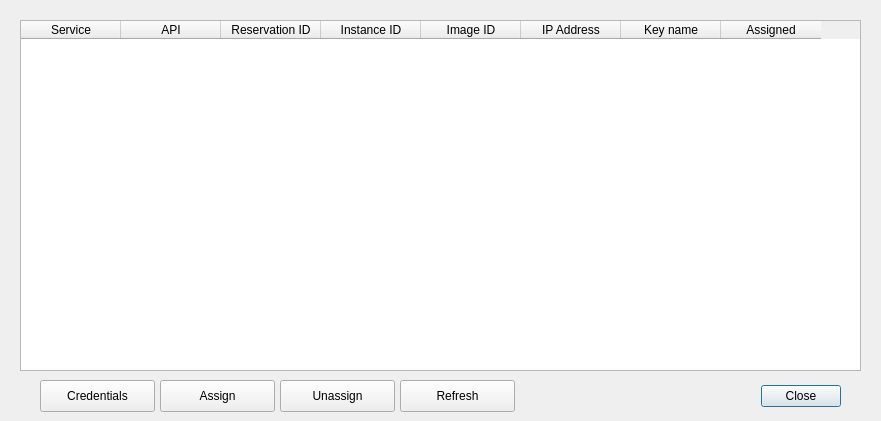
<?xml version="1.0" encoding="UTF-8"?>
<ui version="4.0">
 <class>Dialog</class>
 <widget class="QDialog" name="Dialog">
  <property name="geometry">
   <rect>
    <x>0</x>
    <y>0</y>
    <width>881</width>
    <height>421</height>
   </rect>
  </property>
  <property name="windowTitle">
   <string>Manage cloud pool</string>
  </property>
  <widget class="QDialogButtonBox" name="buttonBox">
   <property name="geometry">
    <rect>
     <x>500</x>
     <y>380</y>
     <width>341</width>
     <height>32</height>
    </rect>
   </property>
   <property name="orientation">
    <enum>Qt::Horizontal</enum>
   </property>
   <property name="standardButtons">
    <set>QDialogButtonBox::Close</set>
   </property>
  </widget>
  <widget class="QPushButton" name="buttonCredentials">
   <property name="geometry">
    <rect>
     <x>40</x>
     <y>380</y>
     <width>115</width>
     <height>32</height>
    </rect>
   </property>
   <property name="text">
    <string>Credentials</string>
   </property>
  </widget>
  <widget class="QPushButton" name="buttonAssign">
   <property name="geometry">
    <rect>
     <x>160</x>
     <y>380</y>
     <width>115</width>
     <height>32</height>
    </rect>
   </property>
   <property name="text">
    <string>Assign</string>
   </property>
  </widget>
  <widget class="QPushButton" name="buttonUnassign">
   <property name="geometry">
    <rect>
     <x>280</x>
     <y>380</y>
     <width>115</width>
     <height>32</height>
    </rect>
   </property>
   <property name="text">
    <string>Unassign</string>
   </property>
  </widget>
  <widget class="QPushButton" name="buttonRefresh">
   <property name="geometry">
    <rect>
     <x>400</x>
     <y>380</y>
     <width>115</width>
     <height>32</height>
    </rect>
   </property>
   <property name="text">
    <string>Refresh</string>
   </property>
  </widget>
  <widget class="QTableWidget" name="tableInstances">
   <property name="geometry">
    <rect>
     <x>20</x>
     <y>20</y>
     <width>841</width>
     <height>351</height>
    </rect>
   </property>
   <property name="editTriggers">
    <set>QAbstractItemView::NoEditTriggers</set>
   </property>
   <property name="selectionMode">
    <enum>QAbstractItemView::SingleSelection</enum>
   </property>
   <property name="selectionBehavior">
    <enum>QAbstractItemView::SelectRows</enum>
   </property>
   <attribute name="horizontalHeaderVisible">
    <bool>true</bool>
   </attribute>
   <attribute name="verticalHeaderVisible">
    <bool>false</bool>
   </attribute>
   <attribute name="verticalHeaderVisible">
    <bool>false</bool>
   </attribute>
   <attribute name="horizontalHeaderVisible">
    <bool>true</bool>
   </attribute>
   <column>
    <property name="text">
     <string>Service</string>
    </property>
   </column>
   <column>
    <property name="text">
     <string>API</string>
    </property>
   </column>
   <column>
    <property name="text">
     <string>Reservation ID</string>
    </property>
   </column>
   <column>
    <property name="text">
     <string>Instance ID</string>
    </property>
   </column>
   <column>
    <property name="text">
     <string>Image ID</string>
    </property>
   </column>
   <column>
    <property name="text">
     <string>IP Address</string>
    </property>
   </column>
   <column>
    <property name="text">
     <string>Key name</string>
    </property>
   </column>
   <column>
    <property name="text">
     <string>Assigned</string>
    </property>
   </column>
  </widget>
 </widget>
 <resources/>
 <connections>
  <connection>
   <sender>buttonBox</sender>
   <signal>accepted()</signal>
   <receiver>Dialog</receiver>
   <slot>accept()</slot>
   <hints>
    <hint type="sourcelabel">
     <x>248</x>
     <y>254</y>
    </hint>
    <hint type="destinationlabel">
     <x>157</x>
     <y>274</y>
    </hint>
   </hints>
  </connection>
  <connection>
   <sender>buttonBox</sender>
   <signal>rejected()</signal>
   <receiver>Dialog</receiver>
   <slot>reject()</slot>
   <hints>
    <hint type="sourcelabel">
     <x>316</x>
     <y>260</y>
    </hint>
    <hint type="destinationlabel">
     <x>286</x>
     <y>274</y>
    </hint>
   </hints>
  </connection>
 </connections>
</ui>
